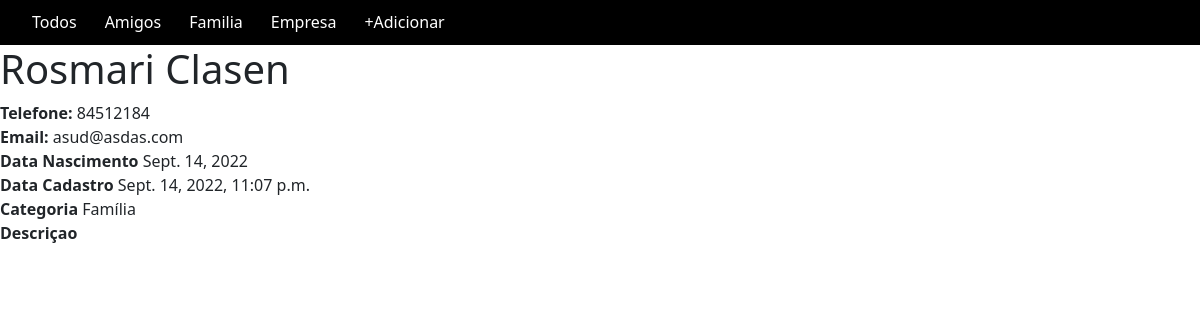
The page /1 on the database its author committed.
### contatos/models.py (models this page shows, shortened)
class Contato(models.Model):
    nome = models.CharField(max_length=30)
    sobrenome = models.CharField(max_length=150)
    telefone = models.CharField(max_length=30)
    email = models.EmailField()
    data_nascimento = models.DateField()
    data_cadastro = models.DateTimeField(default=timezone.now)
    descricao = models.TextField(blank=True)
    categoria = models.ForeignKey(Categoria, on_delete=models.DO_NOTHING)
    mostrar = models.BooleanField(default=True)

class Categoria(models.Model):
    nome = models.CharField(max_length=40)
    def __str__(self):
        return self.nome

### contatos/views.py (the view)
# urls.py: path('<int:contato_id>', views.exibir_contato, name='exibir_contato'),
def exibir_contato(request, contato_id):
    contato = get_object_or_404(Contato, id=contato_id)
    return render(request, 'contatos/exibir_contato.html', {
        'contato': contato
    })

### contatos/templates/contatos/exibir_contato.html (shortened to what this page needs)
<!DOCTYPE html>
<html lang="en">
<head>
    <link href="https://cdn.jsdelivr.net/npm/bootstrap@5.2.0/dist/css/bootstrap.min.css" rel="stylesheet">
</head>
<body>
{% include 'contatos/static/partials/_nav.html' %}
<h1> {{contato.nome}} {{contato.sobrenome}} </h1>
<strong> Telefone: </strong> {{contato.telefone}} <br>
<strong> Email: </strong> {{contato.email}}<br>
<strong> Data Nascimento </strong> {{contato.data_nascimento}}<br>
<strong> Data Cadastro </strong> {{contato.data_cadastro}}<br>
<strong> Categoria </strong> {{contato.categoria}}<br>
<strong> Descriçao </strong> {{contato.decricao}}<br>
</body>
</html>

### rows shown on the page
Contato: nome "Rosmari", sobrenome "Clasen", telefone "84512184", email "asud@asdas.com", data_nascimento "Sept. 14, 2022", data_cadastro "Sept. 14, 2022, 11:07 p.m.", categoria "Família"
